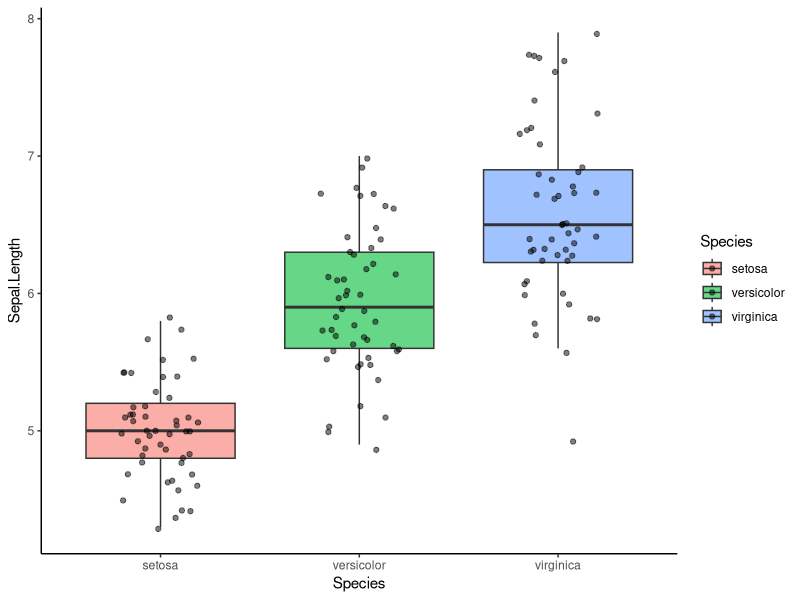
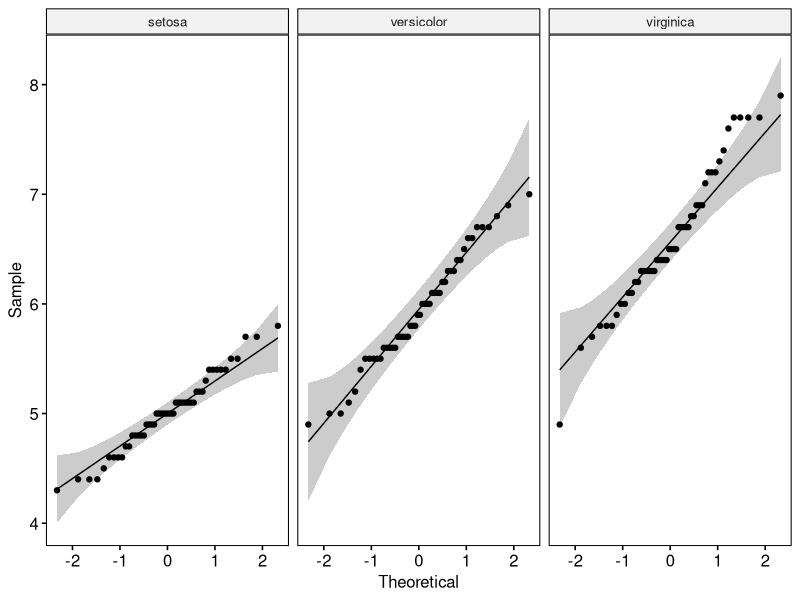

Reproduce these figures in R, in order. (Note: this script raises an error after producing the figures.)
## ---- chunk 1
knitr::opts_chunk$set(echo = TRUE)
## ---- chunk 2
library(tidyverse)
library(ggplot2)

iris

## ---- chunk 3
ggplot(iris,
       aes(x = Species, y = Sepal.Length,fill= Species))+
  geom_boxplot(outlier.shape = NA, alpha = 0.6)+
  geom_jitter(width = 0.2,alpha = 0.5)+
  theme_classic()
## ---- chunk 4
library(rstatix)
iris %>% 
  group_by(Species) %>% 
  shapiro_test(Sepal.Length)
## ---- chunk 5
library(ggpubr)
ggqqplot(iris,
         x = "Sepal.Length",
         facet.by = "Species")
## ---- chunk 6
levene_test(Sepal.Length ~ Species, 
            data = iris)
## ---- chunk 7
oneway.test(Sepal.Length ~ Species,
            data = iris,
            var.equal = FALSE)
## ---- chunk 8
library(rstatix)
stat_test <-  iris %>% 
  games_howell_test(Sepal.Length ~ Species) %>% 
  mutate(y.position = 7.3 + (row_number() - 1) * 0.75)
stat_test
## ---- chunk 9
ggplot(iris,
       aes(x = Species, y = Sepal.Length,fill= Species))+
  geom_boxplot(outlier.shape = NA, alpha = 0.6)+
  geom_jitter(width = 0.2,alpha = 0.5)+
  scale_fill_brewer(palette = "Set2") +
labs(title = "Sepal Length Across Species",
     y = "Sepal Length (cm)") +
  stat_pvalue_manual(stat_test,
                     label = "p.adj.signif",
                     tip.length = 0.02)+
  theme_classic(base_size = 14)+
  theme(
  plot.title = element_text(
    hjust = 0.5,   # 0.5 = center
    face = "bold",
    size = 16
  ),
  legend.position = "none"
)
